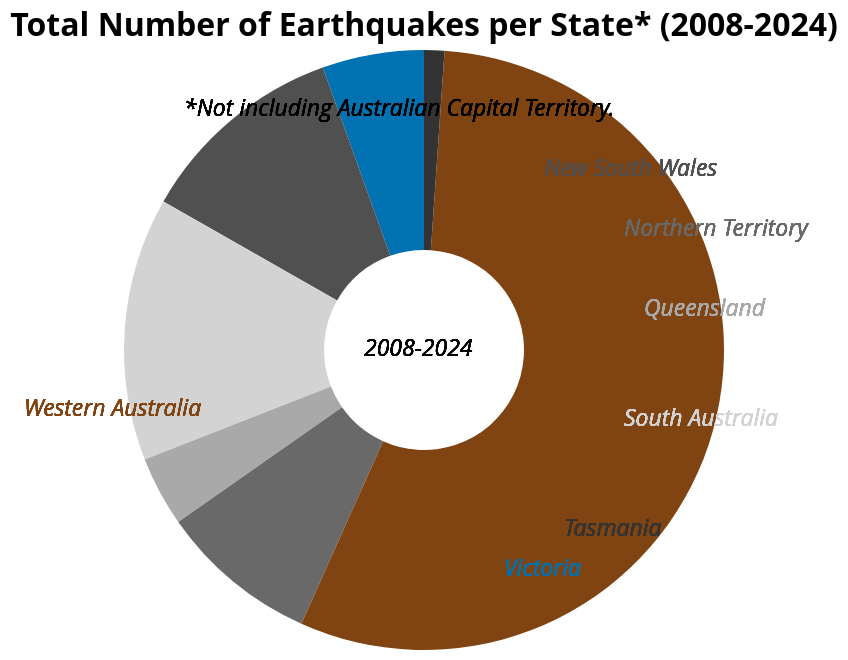

Source (Vega-Lite JSON):
### Vega-Lite specification from a JSON file in a GitHub repository (floating-point values rounded to 4 significant figures)
{"$schema": "https://vega.github.io/schema/vega-lite/v5.json", "background": "transparent", "title": {"text": "Total Number of Earthquakes per State* (2008-2024)", "fontSize": 16, "font": "Open Sans, sans-serif", "anchor": "middle"}, "data": {"values": [{"State": "Victoria", "value": 778}, {"State": "New South Wales", "value": 1602}, {"State": "South Australia", "value": 2017}, {"State": "Queensland", "value": 536}, {"State": "Northern Territory", "value": 1218}, {"State": "Western Australia", "value": 7900}, {"State": "Tasmania", "value": 155}]}, "transform": [{"calculate": "datum.value / 11366 * 100", "as": "percentage"}], "layer": [{"mark": {"type": "arc", "innerRadius": 50}, "encoding": {"theta": {"field": "value", "type": "quantitative"}, "color": {"field": "State", "type": "nominal", "legend": null, "scale": {"domain": ["Victoria", "New South Wales", "South Australia", "Queensland", "Northern Territory", "Western Australia", "Tasmania"], "range": ["#0072B2", "#505050", "#D3D3D3", "#A9A9A9", "#696969", "#804413", "#333333"]}}, "tooltip": [{"field": "State", "type": "nominal"}, {"field": "value", "type": "quantitative", "title": "Total Number of Earthquakes"}, {"field": "percentage", "type": "quantitative", "format": ".2f", "title": "Percentage Share (%)"}]}}, {"mark": {"type": "text", "align": "left", "baseline": "middle", "dx": -200, "dy": 30, "fontSize": 11.5, "fontStyle": "italic", "font": "Open Sans, sans-serif"}, "encoding": {"text": {"value": "Western Australia"}, "color": {"value": "#804413"}}}, {"mark": {"type": "text", "align": "left", "baseline": "middle", "dx": 40, "dy": 110, "fontSize": 11.5, "fontStyle": "italic", "font": "Open Sans, sans-serif"}, "encoding": {"text": {"value": "Victoria"}, "color": {"value": "#0072B2"}}}, {"mark": {"type": "text", "align": "left", "baseline": "middle", "dx": 70, "dy": 90, "fontSize": 11.5, "fontStyle": "italic", "font": "Open Sans, sans-serif"}, "encoding": {"text": {"value": "Tasmania"}, "color": {"value": "#333333"}}}, {"mark": {"type": "text", "align": "left", "baseline": "middle", "dx": 100, "dy": 35, "fontSize": 11.5, "fontStyle": "italic", "font": "Open Sans, sans-serif"}, "encoding": {"text": {"value": "South Australia"}, "color": {"value": "#D3D3D3"}}}, {"mark": {"type": "text", "align": "left", "baseline": "middle", "dx": 110, "dy": -20, "fontSize": 11.5, "fontStyle": "italic", "font": "Open Sans, sans-serif"}, "encoding": {"text": {"value": "Queensland"}, "color": {"value": "#A9A9A9"}}}, {"mark": {"type": "text", "align": "left", "baseline": "middle", "dx": 100, "dy": -60, "fontSize": 11.5, "fontStyle": "italic", "font": "Open Sans, sans-serif"}, "encoding": {"text": {"value": "Northern Territory"}, "color": {"value": "#696969"}}}, {"mark": {"type": "text", "align": "left", "baseline": "middle", "dx": 60, "dy": -90, "fontSize": 11.5, "fontStyle": "italic", "font": "Open Sans, sans-serif"}, "encoding": {"text": {"value": "New South Wales"}, "color": {"value": "#505050"}}}, {"mark": {"type": "text", "align": "left", "baseline": "middle", "dx": -120, "dy": -120, "fontSize": 11.5, "fontStyle": "italic", "font": "Open Sans, sans-serif"}, "encoding": {"text": {"value": "*Not including Australian Capital Territory."}, "color": {"value": "black"}}}, {"mark": {"type": "text", "align": "left", "baseline": "middle", "dx": -30, "dy": 0, "fontSize": 11.5, "fontStyle": "italic", "font": "Open Sans, sans-serif"}, "encoding": {"text": {"value": "2008-2024"}, "color": {"value": "black"}}}], "config": {"view": {"stroke": null}}}
